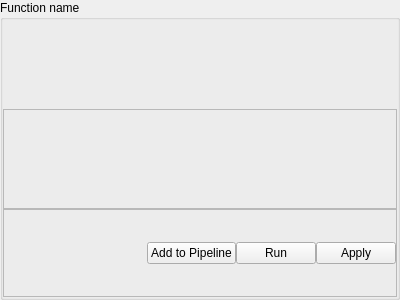
<?xml version="1.0" encoding="UTF-8"?>
<ui version="4.0">
 <class>FunctionForm</class>
 <widget class="QGroupBox" name="FunctionForm">
  <property name="geometry">
   <rect>
    <x>0</x>
    <y>0</y>
    <width>400</width>
    <height>300</height>
   </rect>
  </property>
  <property name="windowTitle">
   <string>GroupBox</string>
  </property>
  <property name="title">
   <string>Function name</string>
  </property>
  <layout class="QVBoxLayout" name="verticalLayout">
   <property name="spacing">
    <number>0</number>
   </property>
   <property name="leftMargin">
    <number>0</number>
   </property>
   <property name="topMargin">
    <number>0</number>
   </property>
   <property name="rightMargin">
    <number>0</number>
   </property>
   <property name="bottomMargin">
    <number>0</number>
   </property>
   <item>
    <widget class="QLabel" name="function_description">
     <property name="text">
      <string/>
     </property>
     <property name="margin">
      <number>15</number>
     </property>
    </widget>
   </item>
   <item>
    <widget class="OperationWidget" name="function_settings">
     <property name="minimumSize">
      <size>
       <width>0</width>
       <height>100</height>
      </size>
     </property>
     <property name="frameShape">
      <enum>QFrame::StyledPanel</enum>
     </property>
     <property name="frameShadow">
      <enum>QFrame::Raised</enum>
     </property>
    </widget>
   </item>
   <item>
    <widget class="QFrame" name="button_list">
     <property name="frameShape">
      <enum>QFrame::StyledPanel</enum>
     </property>
     <property name="frameShadow">
      <enum>QFrame::Raised</enum>
     </property>
     <layout class="QHBoxLayout" name="horizontalLayout">
      <property name="spacing">
       <number>0</number>
      </property>
      <property name="leftMargin">
       <number>0</number>
      </property>
      <property name="topMargin">
       <number>0</number>
      </property>
      <property name="rightMargin">
       <number>0</number>
      </property>
      <property name="bottomMargin">
       <number>0</number>
      </property>
      <item>
       <spacer name="horizontalSpacer">
        <property name="orientation">
         <enum>Qt::Horizontal</enum>
        </property>
        <property name="sizeHint" stdset="0">
         <size>
          <width>40</width>
          <height>20</height>
         </size>
        </property>
       </spacer>
      </item>
      <item>
       <widget class="QPushButton" name="btn_addToPipeline">
        <property name="text">
         <string>Add to Pipeline</string>
        </property>
       </widget>
      </item>
      <item>
       <widget class="QPushButton" name="btn_run">
        <property name="text">
         <string>Run</string>
        </property>
       </widget>
      </item>
      <item>
       <widget class="QPushButton" name="btn_apply">
        <property name="text">
         <string>Apply</string>
        </property>
       </widget>
      </item>
     </layout>
    </widget>
   </item>
  </layout>
 </widget>
 <customwidgets>
  <customwidget>
   <class>OperationWidget</class>
   <extends>QFrame</extends>
   <header>damaker_gui.widgets.OperationWidget</header>
   <container>1</container>
  </customwidget>
 </customwidgets>
 <resources/>
 <connections/>
</ui>
